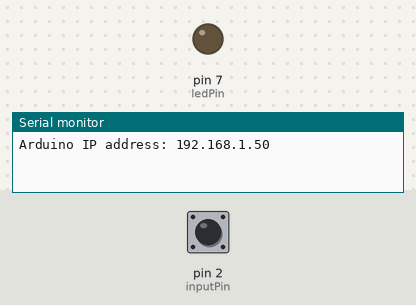
Bench run of a sketch on a simulated Arduino Uno, built with avr-gcc and run on an emulated ATmega328P. Shown: output pins drawn as LEDs (lit = HIGH), the last lines printed to the serial monitor. Dashed ring = blinking. Inputs (shaded band) come from the test bench; at power-on: pin 2 (inputPin) LOW. WiFi joins after 1.5 s; servers stay silent unless stated.

Above: at 4.2 s.
4.3 s: pin 2 (inputPin) driven HIGH
At 5.3 s:
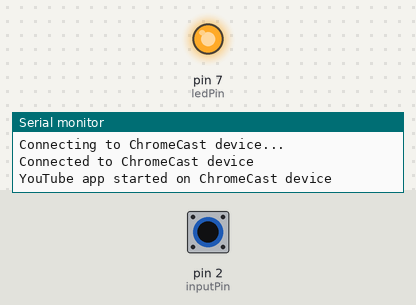
5.8 s: pin 2 (inputPin) driven LOW
At 6.5 s:
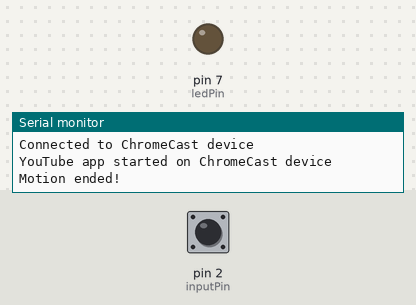
7.3 s: pin 2 (inputPin) pulsed HIGH 2 times (0.12 s each, 0.3 s apart)
At 7.36 s:
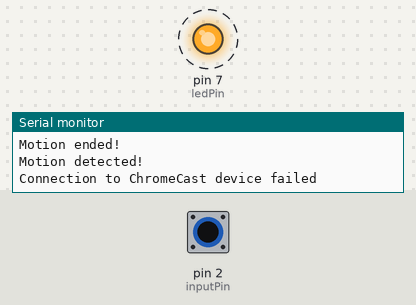
Timing chart, 0 to 10.3 s (numbered marks = the images above; inputs shaded):
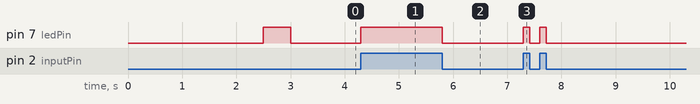

Measured:
- after the input at 4.3 s, pin 7 (ledPin): LOW → HIGH at once
- after the input at 5.8 s, pin 7 (ledPin): HIGH → LOW at once
- after the input at 7.3 s, pin 7 (ledPin): alternates HIGH for 0.12 s and LOW for 0.18 s, 4 changes in all, then stays LOW, starting at once

The sketch:

ChromeCastClient.ino
```cpp
/*
  ChromeCast client

 This sketch connects to a ChromeCast device and loads a YouTube video.
 This sketch requires an Arduino Ethernet shield.

 To customize this sketch for your own YouTube video:
 1. Determine the IP address of your ChromeCast device and change the chromecast variable value in the sketch.
 2. Get the YouTube ID from the web site. It will be the URL parameter value after "v" (e.g. for http://www.youtube.com/watch?v=GWXLPu8Ky9k, v is "GWXLPu8Ky9k").
 3. Put the YouTube ID in the youtube variable value.
 */

#include <SPI.h>
#include <Ethernet.h>

// Enter a MAC address for your ethernet shield (or keep the default value).
// Newer Ethernet shields have a MAC address printed on a sticker on the shield.
byte mac[] = {
  0xDE, 0xAD, 0xBE, 0xEF, 0xFE, 0xED };

// TODO Enter your ChromeCast device IP address:
IPAddress chromecast(192,168,0,22);

// TODO Change v parameter value to your YouTube video ID:
char youtube[] = "v=GWXLPu8Ky9k";

////////////////////////////////////////////////////////
// You shouldn't have to change anything below this line.

// Track if youtube video was loaded once
int done = 0;

// PIR sensor: http://www.ladyada.net/learn/sensors/pir.html
int ledPin = 7;                // choose the pin for the LED
int inputPin = 2;               // choose the input pin (for PIR sensor)
int pirState = LOW;             // we start, assuming no motion detected
int val = 0;                    // variable for reading the pin status

// Ethernet library
EthernetClient client;

// Start of the sketch
void setup() {
  pinMode(ledPin, OUTPUT);      // declare LED as output
  pinMode(inputPin, INPUT);     // declare sensor as input

  // Open serial communications
  Serial.begin(9600);
  while (!Serial) {
    ; // wait for the serial port to open
  }

  // Start the ethernet connection
  if (Ethernet.begin(mac) == 0) {
    Serial.println("Failed to get an IP address using DHCP");
    // Do nothing forever
    for(;;)
      ;
  }

  Serial.print("Arduino IP address: ");
  Serial.println(Ethernet.localIP());

  // Wait for the ethernet shield to initialize
  delay(1000);

  // Flash the LED to show ethernet is ready
  digitalWrite(ledPin, HIGH);   // turn the LED on (HIGH is the voltage level)
  delay(500);
  digitalWrite(ledPin, LOW);    // turn the LED off by making the voltage LOW
}

// Keep running the sketch
void loop()
{
  val = digitalRead(inputPin);  // read input value
  if (val == HIGH) {            // check if the input is HIGH
    if (pirState == LOW) {
      digitalWrite(ledPin, HIGH);  // turn LED ON
      // We have just turned on
      Serial.println("Motion detected!");
      // We only want to print on the output change, not state
      pirState = HIGH;

      if (done==0) {
        done = 1;   // just do it once
        Serial.println("Connecting to ChromeCast device...");
        // Connect to the ChromeCast web server on port 8008
        if (client.connect(chromecast, 8008)) {
          Serial.println("Connected to ChromeCast device");

          // Make a HTTP POST request to start the ChromeCast YouTube app
          client.println("POST /apps/YouTube HTTP/1.1");
          client.println("Host: www.arduino.cc");
          client.println("User-Agent: arduino-ethernet");
          client.println("Connection: close");
          client.println("Content-Type: application/x-www-form-urlencoded");
          client.print("Content-Length: ");
          client.println(strlen(youtube));
          client.println();
          client.println(youtube);
          client.println();

          client.stop();

          Serial.println("YouTube app started on ChromeCast device");
        }
      }
      else {
        Serial.println("Connection to ChromeCast device failed");
      }
    }
  }
  else {
    if (pirState == HIGH){
      digitalWrite(ledPin, LOW); // turn LED OFF
      // We have just turned of
      Serial.println("Motion ended!");
      // We only want to print on the output change, not state
      pirState = LOW;
    }
  }
}
```
